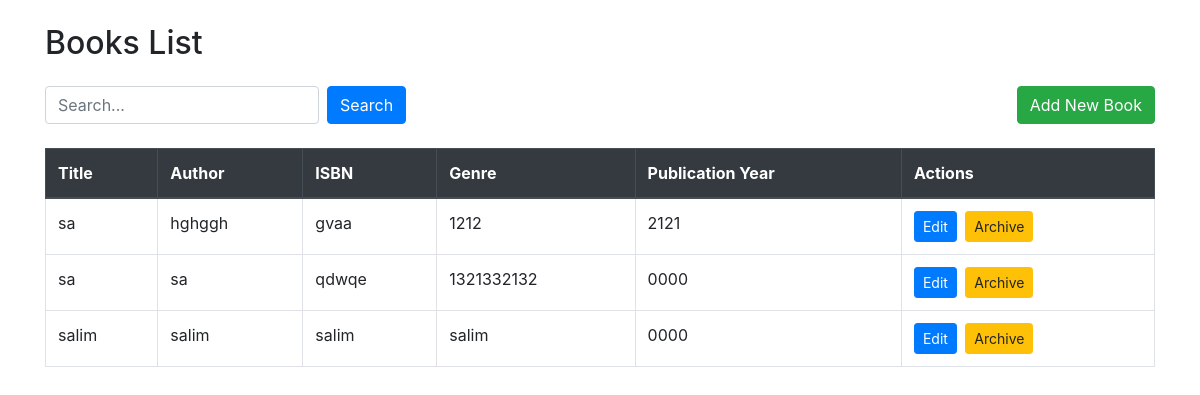
The app's page /view_books.php with its own data.
### tables this page shows
CREATE TABLE `books` (
  `book_id` int(11) NOT NULL,
  `title` varchar(255) NOT NULL,
  `author_id` int(11) DEFAULT NULL,
  `ISBN` varchar(20) NOT NULL,
  `genre` varchar(50) DEFAULT NULL,
  `publication_year` year(4) DEFAULT NULL,
  `archived` tinyint(1) DEFAULT 0,
  `is_archived` tinyint(1) DEFAULT 0
);

CREATE TABLE `authors` (
  `author_id` int(11) NOT NULL,
  `name` varchar(100) NOT NULL,
  `nationality` varchar(50) DEFAULT NULL
);

### view_books.php (the view, shortened to what this page needs)
<?php
$servername = "localhost";
$username = "root";
$password = "";
$dbname = "library";
$conn = new mysqli($servername, $username, $password, $dbname);
$search = "";
$sql = "SELECT books.*, authors.name AS author_name
        FROM books
        JOIN authors ON books.author_id = authors.author_id
        WHERE books.archived = 0";
$result = $conn->query($sql);
?>
<!DOCTYPE html>
<html lang="en">
<head>
    <link href="https://maxcdn.bootstrapcdn.com/bootstrap/4.5.2/css/bootstrap.min.css" rel="stylesheet">
</head>
<body>
    <div class="container">
        <h2 class="mt-4 mb-4">Books List</h2>
        <div class="row mb-3">
            <div class="col-md-6">
                <form class="form-inline">
                    <div class="form-group mb-2">
                        <input type="text" class="form-control" id="search" name="search" placeholder="Search..." value="<?php echo htmlspecialchars($search); ?>">
                    </div>
                    <button type="submit" class="btn btn-primary ml-2 mb-2">Search</button>
                </form>
            </div>
            <div class="col-md-6 text-right">
                <a href="add_book.php" class="btn btn-success mb-2">Add New Book</a>
            </div>
        </div>
        <?php if ($result->num_rows > 0): ?>
        <table class="table table-bordered">
            <thead class="thead-dark">
                <tr>
                    <th>Title</th>
                    <th>Author</th>
                    <th>ISBN</th>
                    <th>Genre</th>
                    <th>Publication Year</th>
                    <th>Actions</th>
                </tr>
            </thead>
            <tbody>
                <?php while ($row = $result->fetch_assoc()): ?>
                <tr>
                    <td><?php echo htmlspecialchars($row['title']); ?></td>
                    <td><?php echo htmlspecialchars($row['author_name']); ?></td>
                    <td><?php echo htmlspecialchars($row['ISBN']); ?></td>
                    <td><?php echo htmlspecialchars($row['genre']); ?></td>
                    <td><?php echo htmlspecialchars($row['publication_year']); ?></td>
                    <td>
                        <a href="edit_book.php?book_id=<?php echo $row['book_id']; ?>" class="btn btn-primary btn-sm">Edit</a>
                        <a href="archive_book.php?book_id=<?php echo $row['book_id']; ?>" class="btn btn-warning btn-sm ml-1" onclick="return confirm('Are you sure you want to archive this book?')">Archive</a>
                    </td>
                </tr>
                <?php endwhile; ?>
            </tbody>
        </table>
        <?php else: ?>
        <div class="alert alert-info">No books found matching your search criteria.</div>
        <?php endif; ?>
    </div>
</body>
</html>

### view_books.php (style rules this page uses)
.mt-4 { margin-top: 1.5rem !important; }
.mb-4 { margin-bottom: 1.5rem !important; }

### records on screen
books: title "sa", author.name "hghggh", ISBN "gvaa", genre "1212", publication_year "2121"
books: title "sa", author.name "sa", ISBN "qdwqe", genre "1321332132", publication_year "0000"
books: title "salim", author.name "salim", ISBN "salim", genre "salim", publication_year "0000"
